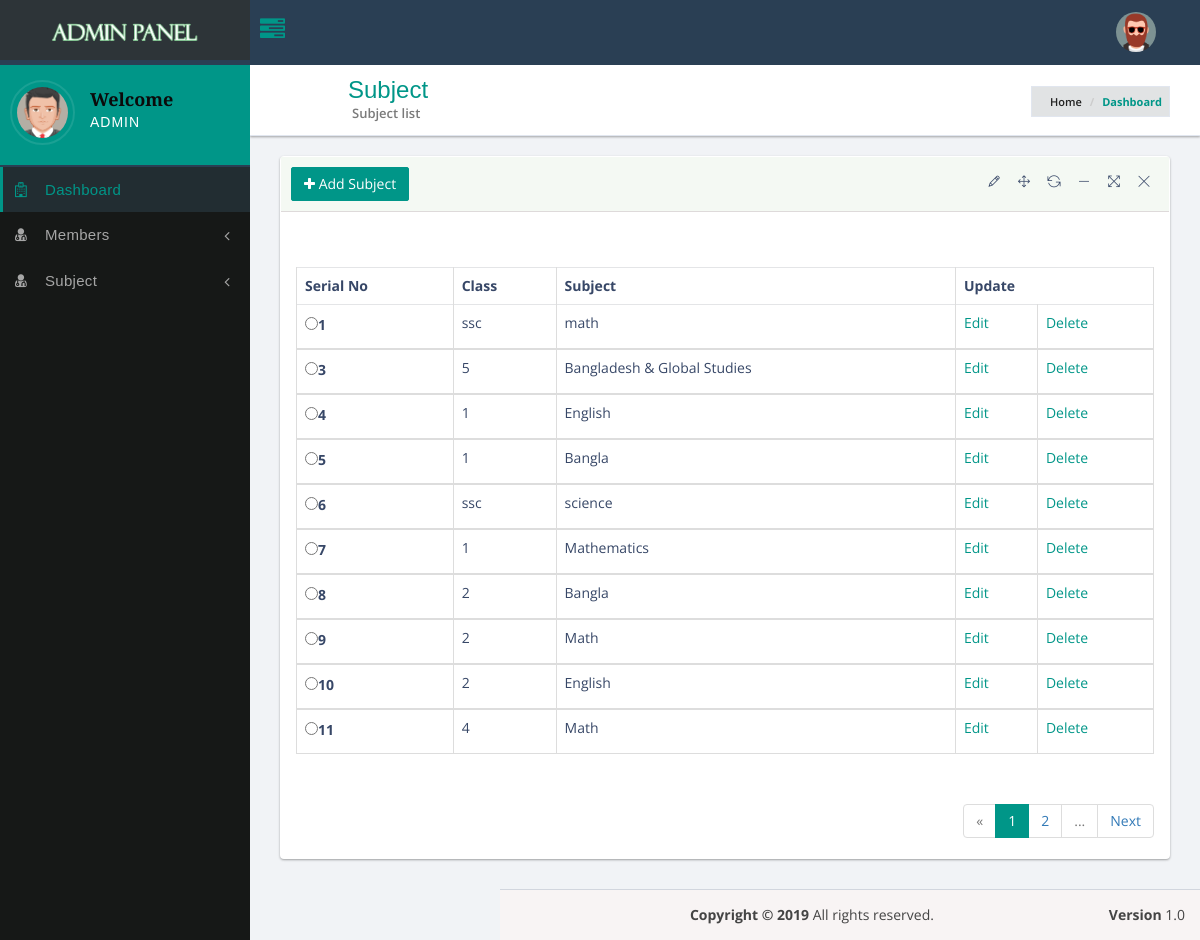
The page /views/admin-panel/admin/Subject/sub-list.php (signed in) on the database its author committed.
### tables this page shows
CREATE TABLE `subject` (
  `id` int(11) NOT NULL,
  `class` varchar(255) NOT NULL,
  `subject` varchar(255) NOT NULL
);

### views/admin-panel/admin/subject/sub-list.php (the view, shortened to what this page needs)
<?php
require '../connect.php';
$query =   "SELECT * FROM subject";
$select_posts = mysqli_query($link,$query);
?>
<?php include '../include/head.php'?>
<?php include '../include/header.php'?>
<?php include '../include/sidebar.php'?>
<div class="content-wrapper">
    <section class="content-header">
        <div class="header-icon">
            <i class="pe-7s-box1"></i>
        </div>
        <div class="header-title">
            <h1>Subject</h1>
            <small>Subject list</small>
            <ol class="breadcrumb hidden-xs">
                <li><a href="../user/index.php"><i class="pe-7s-home"></i> Home</a></li>
                <li class="active">Dashboard</li>
            </ol>
        </div>
    </section>
    <section class="content">
        <div class="row">
            <div class="col-sm-12">
                <div class="panel panel-bd lobidrag">
                    <div class="panel-heading">
                        <div class="btn-group">
                            <a class="btn btn-success" href="add-sub.php"> <i class="fa fa-plus"></i> Add Subject
                            </a>
                        </div>
                    </div>
                    <div class="panel-body">
                        <div class="row">
                            <div class="panel-header">
                                <div class="col-sm-4 col-xs-12">
                                </div>
                                <div class="col-sm-4 col-xs-12">
                                    <div class="dataTables_length">
                                    </div>
                                </div>
                            </div>
                        </div>
                        <div class="table-responsive">
                            <table class="table table-bordered table-hover">
                                <thead>
                                <tr>
                                    <th>Serial No</th>
                                    <th>Class</th>
                                    <th>Subject</th>
                                    <th colspan="2">Update</th>
                                </tr>
                                </thead>
<?php
while ($row=mysqli_fetch_assoc($select_posts)) {
 $id = $row['id'];
 $class = $row['class'];
 $subject = $row['subject'];
    echo '<tbody>';
    echo '<tr>';
     echo '<td>'.'<input type="radio" name="radioGroup">'.'<label>'.$id.'</label>'.'</td>';
     echo '<td>'.$class.'</td>';
    echo '<td>'.$subject.'</td>';
                                    echo "<td><a href='edit-sub.php?id=".$id."class=".$class."subject=".$subject."'>Edit</a></td>";
                                    echo "<td><a href='delete-sub.php?id=".$id."' onclick='checkdelete()'>Delete</a></td>";
                                echo "</tr>";
                                echo "</tbody>";
                           }
                                ?>
                      </table>
                        </div>
                        <div class="page-nation text-right">
                            <ul class="pagination pagination-large">
                                <li class="disabled"><span>«</span></li>
                                <li class="active"><span>1</span></li>
                                <li><a href="#">2</a></li>
                                <li class="disabled"><span>...</span></li><li>
                                <li><a rel="next" href="#">Next</a></li>
                            </ul>
                        </div>
                    </div>
                </div>
            </div>
        </div>
    </section>
<?php include '../include/footer.php'?>

### views/admin-panel/admin/include/head.php (shortened to what this page needs)
<!DOCTYPE html>
<html lang="en">
<head>
    <link href="../../../../resource/admin/assets/plugins/jquery-ui-1.12.1/jquery-ui.min.css" rel="stylesheet" type="text/css"/>
    <link href="../../../../resource/admin/assets/bootstrap/css/bootstrap.min.css" rel="stylesheet" type="text/css"/>
    <link href="../../../../resource/admin/assets/plugins/lobipanel/lobipanel.min.css" rel="stylesheet" type="text/css"/>
    <link href="../../../../resource/admin/assets/plugins/pace/flash.css" rel="stylesheet" type="text/css"/>
    <link href="../../../../resource/admin/assets/font-awesome/css/font-awesome.min.css" rel="stylesheet" type="text/css"/>
    <link href="../../../../resource/admin/assets/pe-icon-7-stroke/css/pe-icon-7-stroke.css" rel="stylesheet" type="text/css"/>
    <link href="../../../../resource/admin/assets/themify-icons/themify-icons.css" rel="stylesheet" type="text/css"/>
    <link href="../../../../resource/admin/assets/plugins/emojionearea/emojionearea.min.css" rel="stylesheet" type="text/css"/>
    <link href="../../../../resource/admin/assets/plugins/monthly/monthly.css" rel="stylesheet" type="text/css"/>
    <link href="../../../../resource/admin/assets/dist/css/stylehealth.min.css" rel="stylesheet" type="text/css"/>
</head>

### views/admin-panel/admin/include/header.php (shortened to what this page needs)
<body class="hold-transition sidebar-mini">
<div class="wrapper">
    <header class="main-header">
        <a href="../user/index.php" class="logo">
            <span class="logo-lg">
                        <img src="../../../../resource/admin/assets/dist/img/logo.png" alt="">
                    </span>
        </a>
        <nav class="navbar navbar-static-top ">
            <a href="#" class="sidebar-toggle" data-toggle="offcanvas" role="button">
                <span class="fa fa-tasks"></span>
            </a>
            <div class="navbar-custom-menu">
                <ul class="nav navbar-nav">
                    <li class="dropdown dropdown-user admin-user">
                        <a href="#" class="dropdown-toggle" data-toggle="dropdown">
                            <div class="user-image">
                                <img src="../../../../resource/admin/assets/dist/img/avatar4.png" class="img-circle" height="40" width="40" alt="User Image">
                            </div>
                        </a>
                    </li>
                </ul>
            </div>
        </nav>
    </header>

### views/admin-panel/admin/include/sidebar.php (shortened to what this page needs)
<aside class="main-sidebar">
    <div class="sidebar">
        <div class="user-panel">
            <div class="image pull-left">
                <img src="../../../../resource/admin/assets/dist/img/avatar5.png" class="img-circle" alt="User Image">
            </div>
            <div class="info">
                <h4>Welcome</h4>
                <p>Admin</p>
            </div>
        </div>
        <ul class="sidebar-menu">
            <li class="active">
                <a href="../user/index.php"><i class="fa fa-hospital-o"></i><span>Dashboard</span>
                </a>
            </li>
            <li class="treeview">
                <a href="#">
                    <i class="fa fa-user-md"></i><span>Members</span>
                    <span class="pull-right-container">
                                    <i class="fa fa-angle-left pull-right"></i>
                                </span>
                </a>
            </li>
  <li class="treeview">
                <a href="#">
                    <i class="fa fa-user-md"></i><span>Subject</span>
                    <span class="pull-right-container">
                                    <i class="fa fa-angle-left pull-right"></i>
                                </span>
                </a>
            </li>
        </ul>
    </div>
</aside>

### views/admin-panel/admin/include/footer.php (shortened to what this page needs)
<footer class="main-footer">
    <div class="pull-right hidden-xs"> <b>Version</b> 1.0</div>
    <strong>Copyright &copy; 2019 </strong> All rights reserved.
</footer>
</div>
</body>
</html>

### rows shown on the page
subject: id "1", class "ssc", subject "math"
subject: id "3", class "5", subject "Bangladesh & Global Studies"
subject: id "4", class "1", subject "English"
subject: id "5", class "1", subject "Bangla"
subject: id "6", class "ssc", subject "science"
subject: id "7", class "1", subject "Mathematics"
subject: id "8", class "2", subject "Bangla"
subject: id "9", class "2", subject "Math"
subject: id "10", class "2", subject "English"
subject: id "11", class "4", subject "Math"
